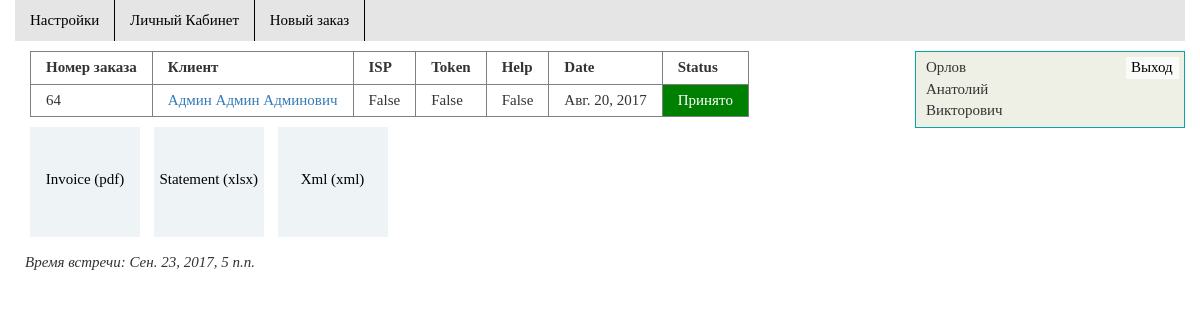
Screenshot of /order/64/ (signed in) with the database file from the repository.
### base_model/models.py (models this page shows, shortened)
class Order(models.Model):
    person = models.ForeignKey(Person)
    Isp = models.BooleanField()
    Token = models.BooleanField()
    Help = models.BooleanField()
    Date = models.DateField()
    Status = models.CharField(default=u'В рассмотрении', max_length=30)
    Number = models.IntegerField(default=0)
    Text = models.TextField(default='', max_length=500)

class Person(models.Model):
    user = models.OneToOneField(User)
    Surname = models.CharField(max_length=50)
    Firstname = models.CharField(max_length=50)
    GivenName = models.CharField(max_length=50)
    Country = models.CharField(max_length=50)
    State = models.CharField(max_length=50)
    Locality = models.CharField(max_length=50)
    StreetAddress = models.CharField(max_length=255)
    email = models.EmailField(max_length=50)
    INN = models.CharField(max_length=12)
    SNILS = models.CharField(max_length=11)
    admin = models.BooleanField(default=False);
    def __str__(self):
        return u'{} {} {}'.format(self.Surname, self.Firstname, self.GivenName)

class Meeting(models.Model):
    order = models.OneToOneField(Order)
    date = models.DateField()
    time = models.TimeField()

### base_model/views.py (the view)
# urls.py: url(r'^order/(\d+)/', views.order, name='order'),
@login_required(redirect_field_name='', login_url='/login/')
def order(request, number):
    content = init(request, u'Страница заказа')
    order = Order.objects.get(id=number)
    if request.method == 'POST':
        if request.POST['status'] == u'Принять':
            order.Status = u'Принято'
        else:
            order.Status = u'Отклонено'
        order.save()
        return HttpResponseRedirect(reverse('meeting', args=[number]))
    else:
        content['order'] = order
    if order.Status != 'В рассмотрении':
        content['meeting'] = Meeting.objects.get(order=content['order'])
    return render(request, 'order.html', content)

### base_model/views.py (called while the page is built)
def init(request, title, *args):
    context = {}
    context['title'] = title
    if request.user.is_authenticated:
        if len(args) != 0:
            context['menu'] = {args[0]: True}
        context['user'] = Person.objects.get(user=request.user)
    return context

### templates/order.html
{% extends 'base.html' %}
{% block content %}
<table border="1">
  <tr>
    <th>Номер заказа</th>
    <th>Клиент</th>
    <th>ISP</th>
    <th>Token</th>
    <th>Help</th>
    <th>Date</th>
    <th>Status</th>
  </tr>
  <tr>
    <td>{{order.Number}}</td>
    <td><a href="{% url 'person' order.person.pk %}?id={{order.pk}}">{{order.person}}</a></td>
    <td>{{order.Isp}}</td>
    <td>{{order.Token}}</td>
    <td>{{order.Help}}</td>
    <td>{{order.Date}}</td>
    {% include 'status.html' %}
  </tr>
</table>
<a class="file" href="/media/invoices/{{ order.pk }}.pdf">Invoice (pdf)</a>
<a class="file" href="/media/statements/{{ order.pk }}.xlsx">Statement (xlsx)</a>
<a class="file" href="/media/xml/{{ order.pk }}.xml">Xml (xml)</a>
{% if order.Status == 'В рассмотрении' %}
<form action="{% url 'order' order.Number %}" method="post">
  {% csrf_token %}
    <input class="btn btn-default" type="submit" name="status" value="Принять">
    <input class="btn btn-default" type="submit" name="status" value="Отклонить">
</form>
{% else %}
<br><i>Время встречи: {{meeting.date}}, {{meeting.time}}</i>
{% endif %}
{% endblock %}

### templates/base.html (shortened to what this page needs)
<!DOCTYPE html>
<html lang="en">
{% load staticfiles %}
<head>
  <link href="/static/css/bootstrap.css" rel="stylesheet" media="screen">
  <link rel="stylesheet" href="/static/css/style1.css">
</head>
<body>
  <div class="container-fluid">
    <div class="row">
      <div class="col-xs-12">
        <ul class="main-menu">
          {% if request.user.is_authenticated %}
            <li><a class={% if menu.m1 %} "active" {% else %} "" {% endif %} href="{% url 'account' %}">Настройки</a></li>
            <li><a class={% if menu.m2 %} "active" {% else %} "" {% endif %} href="{% url 'index' %}">Личный Кабинет</a></li>
            <li><a class={% if menu.m3 %} "active" {% else %} "" {% endif %} href="{% url 'new_order' %}">Новый заказ</a></li>
          {% endif %}
        </ul>
      </div>
    </div>
    <div class="row">
      <div class="col-xs-9">
        <div class="content">
          {% block content %} {% endblock %}
        </div>
      </div>
      <div class="col-xs-3">
        {% if request.user.is_authenticated %}
        <div class="header-user">
            {% if user.Surname %} {{user.Firstname}} <br>
            {{user.Surname}} <br>
            {{user.GivenName}} {% else %} {{user.user.username}} {% endif %}
            <a href="/logout">Выход</a>
        </div>
        {% else %}
        <ul class="in-menu">
            <li><a href="{% url 'login' %}">Вход</a></li>
            <li><a href="{% url 'registration' %}">Регистрация</a></li>
        </ul>
        {% endif %}
      </div>
    </div>
  </div>
</body>
</html>

### templates/status.html
<td class={% if order.Status == 'В рассмотрении' %}
  "in-progress"
  {% else %}
  {% if order.Status == 'Принято' %}
    "success"
  {% else %}
    "failed"
  {% endif %}
{% endif %}>{{order.Status}}</td>

### static/css/style1.css (style rules this page uses)
body { font-family: serif; font-size: 1.5em; }
table { margin: 5px; }
table td, th { padding: 5px 15px; }
.success { background: green; color: white; }
.main-menu { margin: 0; padding: 0; list-style: none; background: #e5e5e5; }
.main-menu li { min-height: 40px; vertical-align: top; display: inline-block; }
.main-menu a { margin-right: -4px; color: black; padding: 10px 15px; display: block; text-decoration: none; border-right: 1px solid black; }
.header-user { position: relative; border: 1px solid rgb(8, 164, 168); margin-top: 10px; width: 100%; min-height: 40px; background: rgb(239, 240, 229); padding: 5px 10px; }
.header-user a { position: absolute; top: 5px; right: 5px; margin-left: -5px; text-decoration: none; padding: 0px 5px; color: black; width: 53px; border-radius: 3 px; background: rgb(250, 250, 249); }
.content { margin: 10px; }
a.file { display: inline-block; box-sizing: border-box; width: 110px; height: 110px; text-align: center; padding-top: 42px; background: #eef3f5; color: black; margin: 5px; margin-bottom: 15px; text-decoration: none; }

### rows the page displays
Order: Number "64", person "Админ Админ Админович", Isp "False", Token "False", Help "False", Date "Авг. 20, 2017", Status "Принято"
Meeting: date "Сен. 23, 2017", time "5 п.п."
Person: Firstname "Орлов", Surname "Анатолий", GivenName "Викторович"
